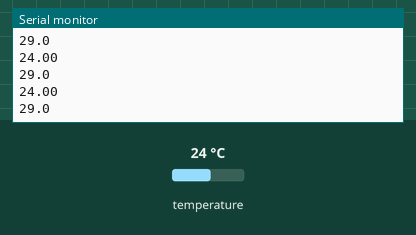
Bench run of a sketch on a simulated Arduino Uno, built with avr-gcc and run on an emulated ATmega328P. Parts: the last lines printed to the serial monitor. Inputs (shaded band) come from the test bench; at power-on: temperature 24 °C.

Above: at 1.2 s.
1.3 s: temperature set to 12 °C
At 1.71 s:
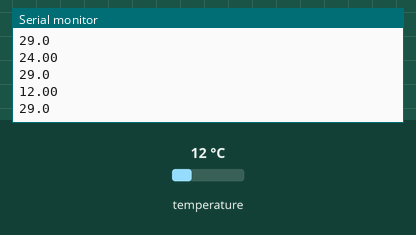
2.8 s: temperature set to 19 °C
At 3.22 s:
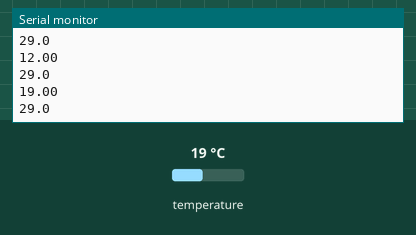
Timing chart, 0 to 5.8 s (numbered marks = the images above; inputs shaded):
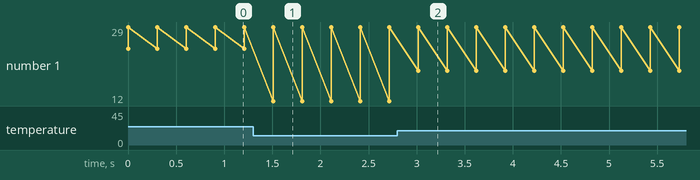

The sketch:

temperaturaInterna.ino
```cpp
/*
DS3231_test.pde
Eric Ayars
4/11

Test/demo of read routines for a DS3231 RTC.

Turn on the serial monitor after loading this to check if things are
working as they should.

*/

#include <DS3231.h>
#include <Wire.h>

DS3231 Clock;


void setup() {
  // Start the I2C interface
  Wire.begin();
  // Start the serial interface
  Serial.begin(57600);
}

void loop() {

  // Display the temperature
//  Serial.print("T reloj=");
  Serial.print(Clock.getTemperature(), 2);

  Serial.print('\n');
//  Serial.print("T arduino=");
   Serial.print(conv_temp(read_temp()), 1);
Serial.print('\n');
  delay(300);

}
// Read Atmega328P internal temperature sensor //
long read_temp()
{
  // Read temperature sensor against 1.1V reference
  ADMUX = _BV(REFS1) | _BV(REFS0) | _BV(MUX3);
  // Start AD conversion
  ADCSRA |= _BV(ADEN) | _BV(ADSC);
  // Detect end-of-conversion
  while (bit_is_set(ADCSRA,ADSC));
  // return raw data
  return ADCL | (ADCH << 8);
}

// Convert raw temperature data to °C
double conv_temp(long raw_temp)
{
  // f(x) = (raw - offset) / coeff
  return((raw_temp - 316.61) / 1.22);
}
```

Measured:
- after the input at 1.3 s, the serial monitor: prints a new line after 0.21 s (image 1)
- after the input at 2.8 s, the serial monitor: prints a new line after 0.22 s (image 2)
